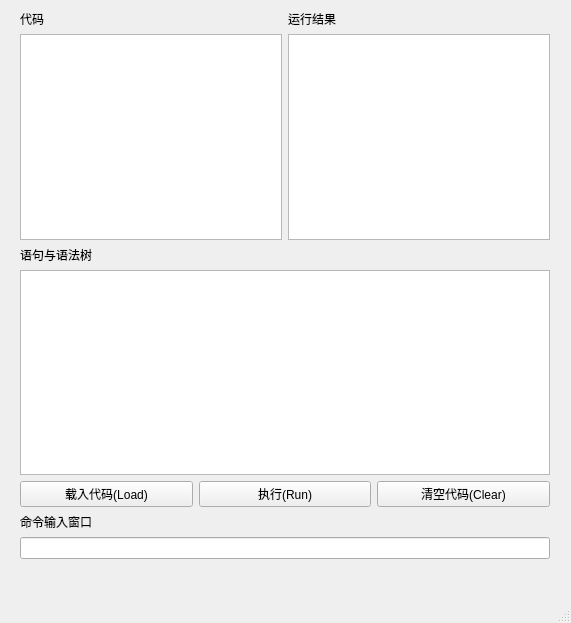
<?xml version="1.0" encoding="UTF-8"?>
<ui version="4.0">
 <class>GuiBasic</class>
 <widget class="QMainWindow" name="GuiBasic">
  <property name="geometry">
   <rect>
    <x>0</x>
    <y>0</y>
    <width>571</width>
    <height>623</height>
   </rect>
  </property>
  <property name="windowTitle">
   <string>GuiBasic</string>
  </property>
  <widget class="QWidget" name="centralwidget">
   <widget class="QWidget" name="layoutWidget">
    <property name="geometry">
     <rect>
      <x>20</x>
      <y>10</y>
      <width>530</width>
      <height>549</height>
     </rect>
    </property>
    <layout class="QVBoxLayout" name="verticalLayout_5">
     <item>
      <layout class="QHBoxLayout" name="horizontalLayout">
       <item>
        <layout class="QVBoxLayout" name="verticalLayout">
         <item>
          <widget class="QLabel" name="label">
           <property name="text">
            <string>代码</string>
           </property>
          </widget>
         </item>
         <item>
          <widget class="QPlainTextEdit" name="codedisplay"/>
         </item>
        </layout>
       </item>
       <item>
        <layout class="QVBoxLayout" name="verticalLayout_2">
         <item>
          <widget class="QLabel" name="label_2">
           <property name="text">
            <string>运行结果</string>
           </property>
          </widget>
         </item>
         <item>
          <widget class="QPlainTextEdit" name="codebrowser"/>
         </item>
        </layout>
       </item>
      </layout>
     </item>
     <item>
      <layout class="QVBoxLayout" name="verticalLayout_3">
       <item>
        <widget class="QLabel" name="label_3">
         <property name="text">
          <string>语句与语法树</string>
         </property>
        </widget>
       </item>
       <item>
        <widget class="QPlainTextEdit" name="syntax_tree"/>
       </item>
      </layout>
     </item>
     <item>
      <layout class="QHBoxLayout" name="horizontalLayout_2">
       <item>
        <widget class="QPushButton" name="btnLoadCode">
         <property name="text">
          <string>载入代码(Load)</string>
         </property>
        </widget>
       </item>
       <item>
        <widget class="QPushButton" name="btnRunCode">
         <property name="text">
          <string>执行(Run)</string>
         </property>
        </widget>
       </item>
       <item>
        <widget class="QPushButton" name="btnClearCode">
         <property name="text">
          <string>清空代码(Clear)</string>
         </property>
        </widget>
       </item>
      </layout>
     </item>
     <item>
      <layout class="QVBoxLayout" name="verticalLayout_4">
       <item>
        <widget class="QLabel" name="label_4">
         <property name="text">
          <string>命令输入窗口</string>
         </property>
        </widget>
       </item>
       <item>
        <widget class="QLineEdit" name="cmdLineEdit"/>
       </item>
      </layout>
     </item>
    </layout>
   </widget>
  </widget>
  <widget class="QMenuBar" name="menubar">
   <property name="geometry">
    <rect>
     <x>0</x>
     <y>0</y>
     <width>571</width>
     <height>22</height>
    </rect>
   </property>
  </widget>
  <widget class="QStatusBar" name="statusbar"/>
 </widget>
 <resources/>
 <connections/>
</ui>
